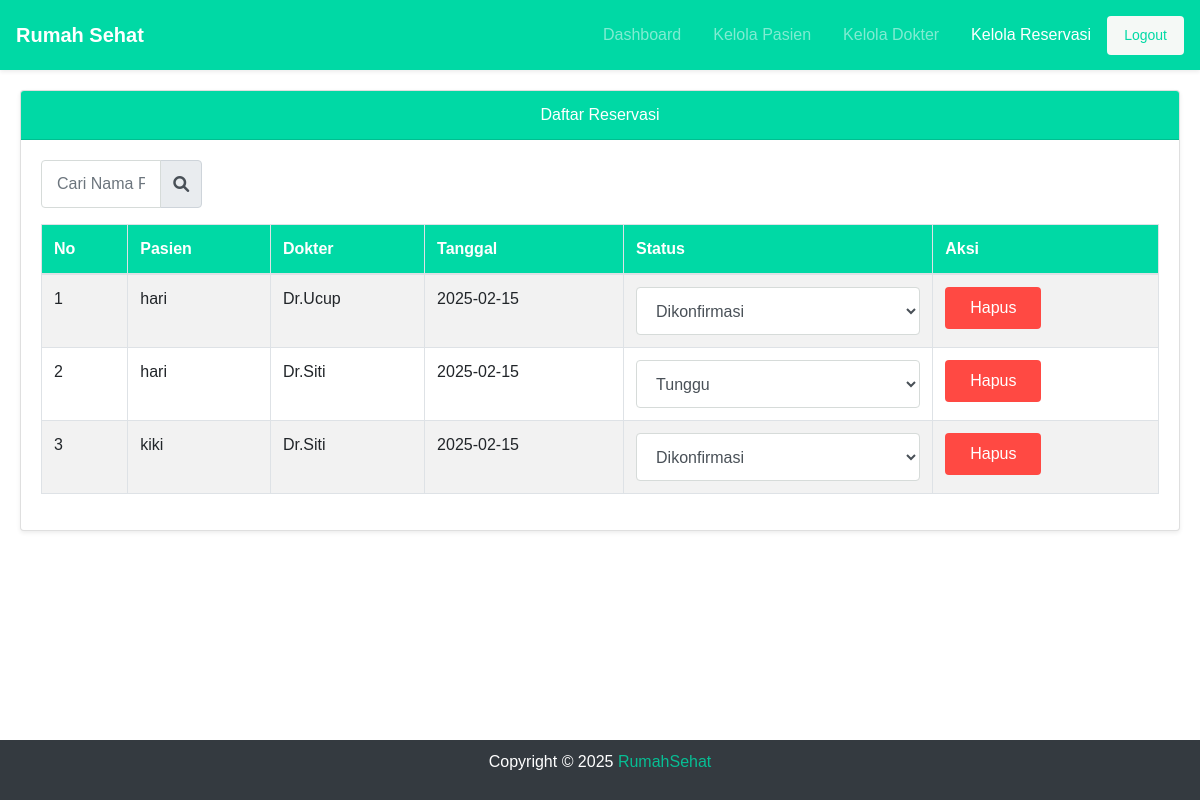
/pages/admin/view_reservasi.php (signed in), run on the app's committed database.
### tables this page shows
CREATE TABLE `reservasi` (
  `id_reservasi` int NOT NULL,
  `nik` varchar(16) DEFAULT NULL,
  `id_dokter` int DEFAULT NULL,
  `id_poli` int DEFAULT NULL,
  `tanggal` date DEFAULT NULL,
  `status` enum('Tunggu','Dikonfirmasi','Selesai') DEFAULT NULL
);

CREATE TABLE `pasien` (
  `nik` varchar(16) NOT NULL,
  `nama` varchar(100) DEFAULT NULL,
  `email` varchar(100) DEFAULT NULL,
  `password` varchar(255) DEFAULT NULL,
  `tanggal_lahir` date DEFAULT NULL,
  `jenis_kelamin` enum('L','P') DEFAULT NULL,
  `alamat` text,
  `no_hp` varchar(15) DEFAULT NULL
);

CREATE TABLE `dokter` (
  `id_dokter` int NOT NULL,
  `nama` varchar(100) DEFAULT NULL,
  `email` varchar(100) DEFAULT NULL,
  `password` varchar(255) DEFAULT NULL,
  `spesialis` varchar(100) DEFAULT NULL,
  `jenis_kelamin` enum('L','P') DEFAULT NULL,
  `no_hp` varchar(15) DEFAULT NULL
);

### pages/admin/view_reservasi.php (the view, shortened to what this page needs)
<?php
include '../../koneksi.php';
$searchTerm = isset($_GET['search']) ? $_GET['search'] : '';
$query = "SELECT r.id_reservasi, p.nama AS pasien, d.nama AS dokter, r.tanggal, r.status
        FROM reservasi r
        JOIN pasien p ON r.nik = p.nik
        JOIN dokter d ON r.id_dokter = d.id_dokter
        WHERE p.nama LIKE :searchTerm";
try {
    $stmt = $conn->prepare($query);
    $stmt->bindValue(':searchTerm', "%$searchTerm%", PDO::PARAM_STR);
    $stmt->execute();
    $reservasi = $stmt->fetchAll(PDO::FETCH_ASSOC);
} catch (PDOException $e) {
    die("Query gagal: " . $e->getMessage());
}
?>
<!DOCTYPE html>
<html lang="id">
<head>
    <link rel="stylesheet" href="../../assets/css/bootstrap.css" />
    <link rel="stylesheet" href="../../assets/vendor/animate/animate.css" />
    <link rel="stylesheet" href="../../assets/css/theme.css" />
    <link rel="stylesheet" href="https://cdnjs.cloudflare.com/ajax/libs/font-awesome/6.0.0-beta3/css/all.min.css">
</head>
<body>
    <nav class="navbar navbar-expand-lg navbar-dark bg-primary shadow-sm">
        <a class="navbar-brand" href="#">Rumah Sehat</a>
        <div class="collapse navbar-collapse" id="navbarNav">
            <ul class="navbar-nav ml-auto">
                <li class="nav-item"><a class="nav-link" href="admin_dashboard.php">Dashboard</a></li>
                <li class="nav-item"><a class="nav-link" href="view_pasien.php">Kelola Pasien</a></li>
                <li class="nav-item"><a class="nav-link" href="view_dokter.php">Kelola Dokter</a></li>
                <li class="nav-item"><a class="nav-link active" href="view_reservasi.php">Kelola Reservasi</a></li>
                <li class="nav-item"><a class="nav-link btn btn-light text-primary px-3" href="admin_dashboard.php?logout=true">Logout</a></li>
            </ul>
        </div>
    </nav>
    <div class="content wow fadeInUp">
        <div class="card shadow-sm">
            <div class="card-header bg-primary text-white text-center">Daftar Reservasi</div>
            <div class="card-body">
                <form method="get" action="view_reservasi.php" class="mb-3">
                    <div class="row d-flex justify-content-between">
                        <div class="col-md-2">
                            <div class="input-group">
                                <input type="text" name="search" id="searchName" class="form-control" placeholder="Cari Nama Pasien" value="<?php echo htmlspecialchars($searchTerm); ?>" />
                                <div class="input-group-append">
                                    <span class="input-group-text" id="searchIcon">
                                        <i class="fas fa-search"></i>
                                    </span>
                                </div>
                            </div>
                        </div>
                    </div>
                </form>
                <table class="table table-bordered table-striped">
                    <thead class="bg-primary text-white">
                        <tr>
                            <th>No</th>
                            <th>Pasien</th>
                            <th>Dokter</th>
                            <th>Tanggal</th>
                            <th>Status</th>
                            <th>Aksi</th>
                        </tr>
                    </thead>
                    <tbody>
                        <?php if (empty($reservasi)): ?>
                            <tr>
                                <td colspan="6" class="text-center">Tidak ada data reservasi</td>
                            </tr>
                        <?php else: ?>
                            <?php foreach ($reservasi as $index => $r): ?>
                                <tr>
                                    <td><?php echo $index + 1; ?></td>
                                    <td><?php echo $r['pasien']; ?></td>
                                    <td><?php echo $r['dokter']; ?></td>
                                    <td><?php echo $r['tanggal']; ?></td>
                                    <td>
                                        <form action="view_reservasi.php" method="POST">
                                            <select name="status" class="form-control" onchange="this.form.submit()">
                                                <option value="Tunggu" <?php echo ($r['status'] == 'Tunggu') ? 'selected' : ''; ?>>Tunggu</option>
                                                <option value="Dikonfirmasi" <?php echo ($r['status'] == 'Dikonfirmasi') ? 'selected' : ''; ?>>Dikonfirmasi</option>
                                            </select>
                                        </form>
                                    </td>
                                    <td>
                                        <button class="btn btn-danger" data-toggle="modal" data-target="#deleteConfirmModal" data-id="<?php echo $r['id_reservasi']; ?>">Hapus</button>
                                    </td>
                                </tr>
                            <?php endforeach; ?>
                        <?php endif; ?>
                    </tbody>
                </table>
            </div>
        </div>
    </div>
    <footer>
    <p id="copyright">
          Copyright &copy; 2025 <a href="#" target="_blank">RumahSehat</a>
        </p>
    </footer>
</body>
</html>

### assets/css/theme.css (style rules this page uses)
:root { --primary: #00D9A5; --accent: #FF3D85; --secondary: #4E5AFE; --warning: #EED818; --info: #05B4E1; --danger: #FF4943; --success: #96C93D; --dark: #343531; --light: #F5F9F6; --cs: #596261; --grey: #6E807A; }
body { font-family: "Source Sans Pro", sans-serif; line-height: 1.5; color: #343531; }
a { color: #07be94; text-decoration: none; background-color: transparent; }
.bg-primary { background-color: #00D9A5 !important; }
.text-primary { color: #00D9A5 !important; }
.btn-danger { color: #fff; background-color: #FF4943; border-color: transparent; }
.btn-light { color: #343531; background-color: #F5F9F6; border-color: transparent; }
.btn { padding: 8px 24px; }
.navbar { min-height: 70px; }
.navbar-brand { font-weight: 600; padding-top: 10px; padding-bottom: 10px; }
.navbar-nav { margin-top: 10px; border-top: 1px solid #E8EEE4; flex-shrink: 0; }
.navbar-nav .nav-link { transition: all .2s ease; }
.navbar-nav .btn { font-size: 14px; }
@media (min-width: 992px) { .navbar-expand-lg .navbar-nav { margin-top: 0; border-top: none; } }
@media (min-width: 992px) { .navbar-expand-lg .navbar-nav .nav-link { padding-right: 16px; padding-left: 16px; } }
@media (min-width: 992px) { .navbar-expand-lg .navbar-nav { align-items: center; } }
.form-control { padding: 8px 15px; height: calc(1.5em + 1.375rem + 2px); border-color: #d6dbd9; }

### pages/admin/view_reservasi.php (style rules this page uses)
body { display: flex; flex-direction: column; min-height: 100vh; }
.content { flex: 1; padding: 20px; }
footer { background: #343a40; color: white; text-align: center; padding: 10px; position: fixed; bottom: 0; width: 100%; }

### data on the page
reservasi: nik.nama "hari", id_dokter.nama "Dr.Ucup", tanggal "2025-02-15", status "Dikonfirmasi"
reservasi: nik.nama "hari", id_dokter.nama "Dr.Siti", tanggal "2025-02-15", status "Tunggu"
reservasi: nik.nama "kiki", id_dokter.nama "Dr.Siti", tanggal "2025-02-15", status "Dikonfirmasi"
